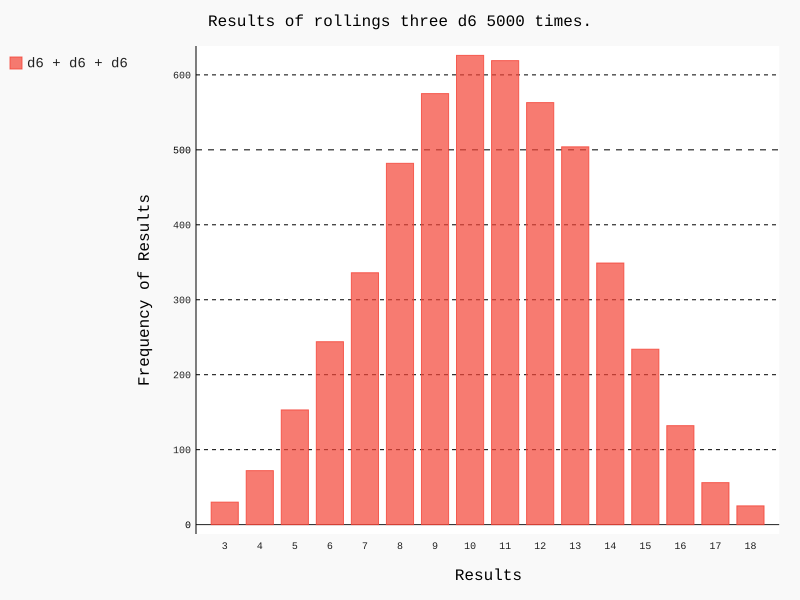

Write the Python code that produced this figure.
import pygal
from die import Die 


die_1 = Die(6)
die_2 = Die(6)
die_3 = Die(6)

results = []
for roll_num in range(5000):
    result = die_1.roll() + die_2.roll() + die_3.roll()
    results.append(result)

frequencies = []
max_result = die_1.num_sides + die_2.num_sides + die_3.num_sides
for value in range(3, max_result+1):
    frequency = results.count(value)
    frequencies.append(frequency)

hist = pygal.Bar()
hist.title = f'Results of rollings three d6 {len(results)} times.'
hist.x_labels = []
for num_guess in range(3, max_result+1):
    hist.x_labels.append(num_guess)
hist.x_title = 'Results'
hist.y_title = 'Frequency of Results'
hist.add('d6 + d6 + d6', frequencies)
hist.render_to_file('three_dice.svg')
